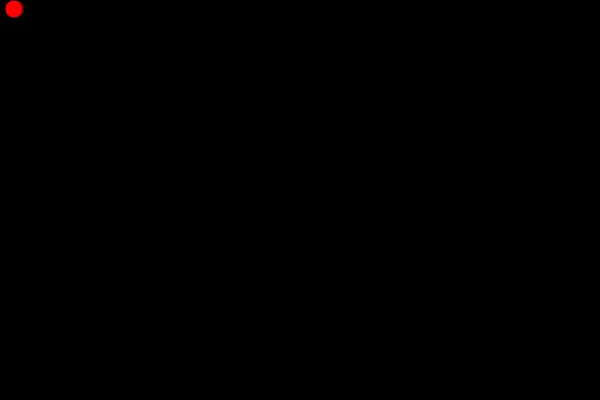
Frame 1 (no input)
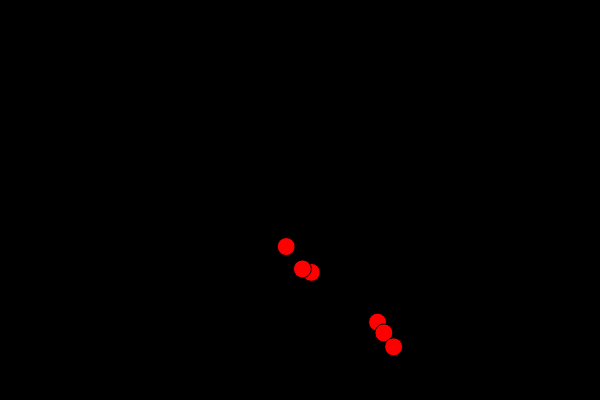
Frame 60 (no input)
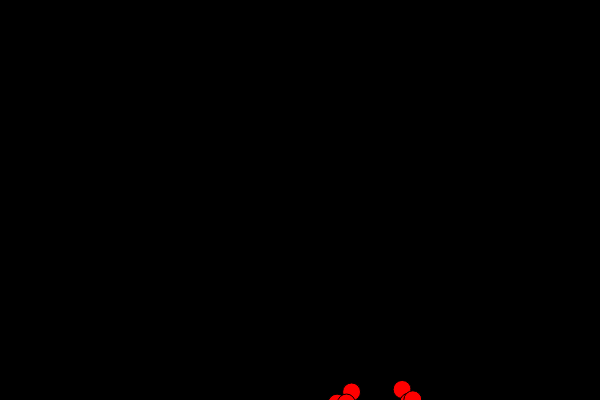
Frame 120 (the mouse pressed at the canvas centre since frame 60)

The p5.js sketch that drew these frames (run headless with seeded random() and noise() and a simulated clock; from frame 60 on, the mouse is pressed at the canvas centre):

// p5.js sketch
// ── sketch.js
let projectiles = [];
let g;
let step = 0.01;
let pct = 0.0;
function setup() {
  createCanvas(600, 400);
  g = 0.2;
  for(let i = 0; i <= 5; i++){
    let r = 9;
    let vel = random(4,7);
    projectiles.push(new Projectile(vel, r));
  }    
}

function draw() {
  background(0);
  for(let p of projectiles){
    p.update();
    p.edge();
    p.show();
  }
}
// ── projectile.js
class Projectile{
  constructor(initialVel, radius){
    this.vel = initialVel;    
    this.pos = createVector(radius,radius);    
    this.radius = radius;    
  }
  
  update(){
    pct += step;
    this.pos.x = this.pos.x + this.vel;
    this.pos.y = this.pos.y + this.vel * g * pow(pct,2);       
  }
  
  edge(){
    if(this.pos.x > width){
      this.vel *= -1;
    }
    if(this.pos.y > height-this.radius-3){
      this.vel = 0;
    }else if(this.pos.y < 0){
      this.vel *= -1;
    }
  }
  
  
  show(){
    fill(255,0,0);
    circle(this.pos.x,this.pos.y,this.radius*2);     
  }
}
